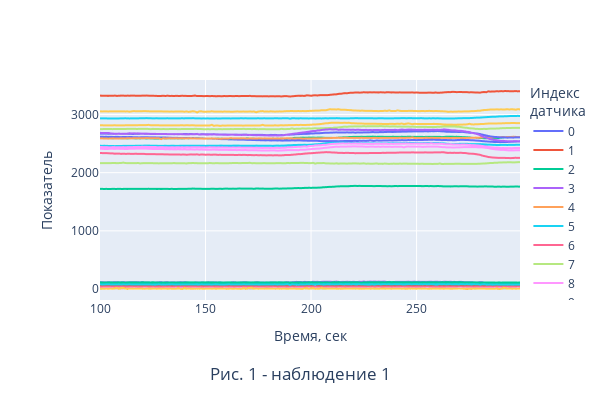

The notebook cell saved with this chart:
### Code cell
f.get_all_sensors_plot(1, [100,300], mounts=mounts, plot_counter=1)

### Figure 1 — Plotly figure (JSON) as saved in the notebook; plotly's stock layout.template omitted (floating-point values rounded to 4 significant figures; data arrays with more than 128 entries replaced by an {"elided": "..."} marker saying what was removed)
{"data": [{"hovertemplate": "variable=0<br>index=%{x}<br>value=%{y}<extra></extra>", "legendgroup": "0", "line": {"color": "#636efa", "dash": "solid"}, "marker": {"symbol": "circle"}, "mode": "lines", "name": "0", "showlegend": true, "type": "scattergl", "x": {"elided": "200 int values"}, "xaxis": "x", "y": {"elided": "200 int values"}, "yaxis": "y"}, {"hovertemplate": "variable=1<br>index=%{x}<br>value=%{y}<extra></extra>", "legendgroup": "1", "line": {"color": "#EF553B", "dash": "solid"}, "marker": {"symbol": "circle"}, "mode": "lines", "name": "1", "showlegend": true, "type": "scattergl", "x": {"elided": "200 int values"}, "xaxis": "x", "y": {"elided": "200 int values"}, "yaxis": "y"}, {"hovertemplate": "variable=2<br>index=%{x}<br>value=%{y}<extra></extra>", "legendgroup": "2", "line": {"color": "#00cc96", "dash": "solid"}, "marker": {"symbol": "circle"}, "mode": "lines", "name": "2", "showlegend": true, "type": "scattergl", "x": {"elided": "200 int values"}, "xaxis": "x", "y": {"elided": "200 int values"}, "yaxis": "y"}, {"hovertemplate": "variable=3<br>index=%{x}<br>value=%{y}<extra></extra>", "legendgroup": "3", "line": {"color": "#ab63fa", "dash": "solid"}, "marker": {"symbol": "circle"}, "mode": "lines", "name": "3", "showlegend": true, "type": "scattergl", "x": {"elided": "200 int values"}, "xaxis": "x", "y": {"elided": "200 int values"}, "yaxis": "y"}, {"hovertemplate": "variable=4<br>index=%{x}<br>value=%{y}<extra></extra>", "legendgroup": "4", "line": {"color": "#FFA15A", "dash": "solid"}, "marker": {"symbol": "circle"}, "mode": "lines", "name": "4", "showlegend": true, "type": "scattergl", "x": {"elided": "200 int values"}, "xaxis": "x", "y": {"elided": "200 int values"}, "yaxis": "y"}, {"hovertemplate": "variable=5<br>index=%{x}<br>value=%{y}<extra></extra>", "legendgroup": "5", "line": {"color": "#19d3f3", "dash": "solid"}, "marker": {"symbol": "circle"}, "mode": "lines", "name": "5", "showlegend": true, "type": "scattergl", "x": {"elided": "200 int values"}, "xaxis": "x", "y": {"elided": "200 int values"}, "yaxis": "y"}, {"hovertemplate": "variable=6<br>index=%{x}<br>value=%{y}<extra></extra>", "legendgroup": "6", "line": {"color": "#FF6692", "dash": "solid"}, "marker": {"symbol": "circle"}, "mode": "lines", "name": "6", "showlegend": true, "type": "scattergl", "x": {"elided": "200 int values"}, "xaxis": "x", "y": {"elided": "200 int values"}, "yaxis": "y"}, {"hovertemplate": "variable=7<br>index=%{x}<br>value=%{y}<extra></extra>", "legendgroup": "7", "line": {"color": "#B6E880", "dash": "solid"}, "marker": {"symbol": "circle"}, "mode": "lines", "name": "7", "showlegend": true, "type": "scattergl", "x": {"elided": "200 int values"}, "xaxis": "x", "y": {"elided": "200 int values"}, "yaxis": "y"}, {"hovertemplate": "variable=8<br>index=%{x}<br>value=%{y}<extra></extra>", "legendgroup": "8", "line": {"color": "#FF97FF", "dash": "solid"}, "marker": {"symbol": "circle"}, "mode": "lines", "name": "8", "showlegend": true, "type": "scattergl", "x": {"elided": "200 int values"}, "xaxis": "x", "y": {"elided": "200 int values"}, "yaxis": "y"}, {"hovertemplate": "variable=9<br>index=%{x}<br>value=%{y}<extra></extra>", "legendgroup": "9", "line": {"color": "#FECB52", "dash": "solid"}, "marker": {"symbol": "circle"}, "mode": "lines", "name": "9", "showlegend": true, "type": "scattergl", "x": {"elided": "200 int values"}, "xaxis": "x", "y": {"elided": "200 int values"}, "yaxis": "y"}, {"hovertemplate": "variable=10<br>index=%{x}<br>value=%{y}<extra></extra>", "legendgroup": "10", "line": {"color": "#636efa", "dash": "solid"}, "marker": {"symbol": "circle"}, "mode": "lines", "name": "10", "showlegend": true, "type": "scattergl", "x": {"elided": "200 int values"}, "xaxis": "x", "y": {"elided": "200 int values"}, "yaxis": "y"}, {"hovertemplate": "variable=11<br>index=%{x}<br>value=%{y}<extra></extra>", "legendgroup": "11", "line": {"color": "#EF553B", "dash": "solid"}, "marker": {"symbol": "circle"}, "mode": "lines", "name": "11", "showlegend": true, "type": "scattergl", "x": {"elided": "200 int values"}, "xaxis": "x", "y": {"elided": "200 int values"}, "yaxis": "y"}, {"hovertemplate": "variable=12<br>index=%{x}<br>value=%{y}<extra></extra>", "legendgroup": "12", "line": {"color": "#00cc96", "dash": "solid"}, "marker": {"symbol": "circle"}, "mode": "lines", "name": "12", "showlegend": true, "type": "scattergl", "x": {"elided": "200 int values"}, "xaxis": "x", "y": {"elided": "200 int values"}, "yaxis": "y"}, {"hovertemplate": "variable=13<br>index=%{x}<br>value=%{y}<extra></extra>", "legendgroup": "13", "line": {"color": "#ab63fa", "dash": "solid"}, "marker": {"symbol": "circle"}, "mode": "lines", "name": "13", "showlegend": true, "type": "scattergl", "x": {"elided": "200 int values"}, "xaxis": "x", "y": {"elided": "200 int values"}, "yaxis": "y"}, {"hovertemplate": "variable=14<br>index=%{x}<br>value=%{y}<extra></extra>", "legendgroup": "14", "line": {"color": "#FFA15A", "dash": "solid"}, "marker": {"symbol": "circle"}, "mode": "lines", "name": "14", "showlegend": true, "type": "scattergl", "x": {"elided": "200 int values"}, "xaxis": "x", "y": {"elided": "200 int values"}, "yaxis": "y"}, {"hovertemplate": "variable=15<br>index=%{x}<br>value=%{y}<extra></extra>", "legendgroup": "15", "line": {"color": "#19d3f3", "dash": "solid"}, "marker": {"symbol": "circle"}, "mode": "lines", "name": "15", "showlegend": true, "type": "scattergl", "x": {"elided": "200 int values"}, "xaxis": "x", "y": {"elided": "200 int values"}, "yaxis": "y"}, {"hovertemplate": "variable=16<br>index=%{x}<br>value=%{y}<extra></extra>", "legendgroup": "16", "line": {"color": "#FF6692", "dash": "solid"}, "marker": {"symbol": "circle"}, "mode": "lines", "name": "16", "showlegend": true, "type": "scattergl", "x": {"elided": "200 int values"}, "xaxis": "x", "y": {"elided": "200 int values"}, "yaxis": "y"}, {"hovertemplate": "variable=17<br>index=%{x}<br>value=%{y}<extra></extra>", "legendgroup": "17", "line": {"color": "#B6E880", "dash": "solid"}, "marker": {"symbol": "circle"}, "mode": "lines", "name": "17", "showlegend": true, "type": "scattergl", "x": {"elided": "200 int values"}, "xaxis": "x", "y": {"elided": "200 int values"}, "yaxis": "y"}, {"hovertemplate": "variable=18<br>index=%{x}<br>value=%{y}<extra></extra>", "legendgroup": "18", "line": {"color": "#FF97FF", "dash": "solid"}, "marker": {"symbol": "circle"}, "mode": "lines", "name": "18", "showlegend": true, "type": "scattergl", "x": {"elided": "200 int values"}, "xaxis": "x", "y": {"elided": "200 int values"}, "yaxis": "y"}, {"hovertemplate": "variable=19<br>index=%{x}<br>value=%{y}<extra></extra>", "legendgroup": "19", "line": {"color": "#FECB52", "dash": "solid"}, "marker": {"symbol": "circle"}, "mode": "lines", "name": "19", "showlegend": true, "type": "scattergl", "x": {"elided": "200 int values"}, "xaxis": "x", "y": {"elided": "200 int values"}, "yaxis": "y"}, {"hovertemplate": "variable=20<br>index=%{x}<br>value=%{y}<extra></extra>", "legendgroup": "20", "line": {"color": "#636efa", "dash": "solid"}, "marker": {"symbol": "circle"}, "mode": "lines", "name": "20", "showlegend": true, "type": "scattergl", "x": {"elided": "200 int values"}, "xaxis": "x", "y": {"elided": "200 int values"}, "yaxis": "y"}, {"hovertemplate": "variable=21<br>index=%{x}<br>value=%{y}<extra></extra>", "legendgroup": "21", "line": {"color": "#EF553B", "dash": "solid"}, "marker": {"symbol": "circle"}, "mode": "lines", "name": "21", "showlegend": true, "type": "scattergl", "x": {"elided": "200 int values"}, "xaxis": "x", "y": {"elided": "200 int values"}, "yaxis": "y"}, {"hovertemplate": "variable=22<br>index=%{x}<br>value=%{y}<extra></extra>", "legendgroup": "22", "line": {"color": "#00cc96", "dash": "solid"}, "marker": {"symbol": "circle"}, "mode": "lines", "name": "22", "showlegend": true, "type": "scattergl", "x": {"elided": "200 int values"}, "xaxis": "x", "y": {"elided": "200 int values"}, "yaxis": "y"}, {"hovertemplate": "variable=23<br>index=%{x}<br>value=%{y}<extra></extra>", "legendgroup": "23", "line": {"color": "#ab63fa", "dash": "solid"}, "marker": {"symbol": "circle"}, "mode": "lines", "name": "23", "showlegend": true, "type": "scattergl", "x": {"elided": "200 int values"}, "xaxis": "x", "y": {"elided": "200 int values"}, "yaxis": "y"}, {"hovertemplate": "variable=24<br>index=%{x}<br>value=%{y}<extra></extra>", "legendgroup": "24", "line": {"color": "#FFA15A", "dash": "solid"}, "marker": {"symbol": "circle"}, "mode": "lines", "name": "24", "showlegend": true, "type": "scattergl", "x": {"elided": "200 int values"}, "xaxis": "x", "y": {"elided": "200 int values"}, "yaxis": "y"}, {"hovertemplate": "variable=25<br>index=%{x}<br>value=%{y}<extra></extra>", "legendgroup": "25", "line": {"color": "#19d3f3", "dash": "solid"}, "marker": {"symbol": "circle"}, "mode": "lines", "name": "25", "showlegend": true, "type": "scattergl", "x": {"elided": "200 int values"}, "xaxis": "x", "y": {"elided": "200 int values"}, "yaxis": "y"}, {"hovertemplate": "variable=26<br>index=%{x}<br>value=%{y}<extra></extra>", "legendgroup": "26", "line": {"color": "#FF6692", "dash": "solid"}, "marker": {"symbol": "circle"}, "mode": "lines", "name": "26", "showlegend": true, "type": "scattergl", "x": {"elided": "200 int values"}, "xaxis": "x", "y": {"elided": "200 int values"}, "yaxis": "y"}, {"hovertemplate": "variable=27<br>index=%{x}<br>value=%{y}<extra></extra>", "legendgroup": "27", "line": {"color": "#B6E880", "dash": "solid"}, "marker": {"symbol": "circle"}, "mode": "lines", "name": "27", "showlegend": true, "type": "scattergl", "x": {"elided": "200 int values"}, "xaxis": "x", "y": {"elided": "200 int values"}, "yaxis": "y"}, {"hovertemplate": "variable=28<br>index=%{x}<br>value=%{y}<extra></extra>", "legendgroup": "28", "line": {"color": "#FF97FF", "dash": "solid"}, "marker": {"symbol": "circle"}, "mode": "lines", "name": "28", "showlegend": true, "type": "scattergl", "x": {"elided": "200 int values"}, "xaxis": "x", "y": {"elided": "200 int values"}, "yaxis": "y"}, {"hovertemplate": "variable=29<br>index=%{x}<br>value=%{y}<extra></extra>", "legendgroup": "29", "line": {"color": "#FECB52", "dash": "solid"}, "marker": {"symbol": "circle"}, "mode": "lines", "name": "29", "showlegend": true, "type": "scattergl", "x": {"elided": "200 int values"}, "xaxis": "x", "y": {"elided": "200 int values"}, "yaxis": "y"}, {"hovertemplate": "variable=30<br>index=%{x}<br>value=%{y}<extra></extra>", "legendgroup": "30", "line": {"color": "#636efa", "dash": "solid"}, "marker": {"symbol": "circle"}, "mode": "lines", "name": "30", "showlegend": true, "type": "scattergl", "x": {"elided": "200 int values"}, "xaxis": "x", "y": {"elided": "200 int values"}, "yaxis": "y"}, {"hovertemplate": "variable=31<br>index=%{x}<br>value=%{y}<extra></extra>", "legendgroup": "31", "line": {"color": "#EF553B", "dash": "solid"}, "marker": {"symbol": "circle"}, "mode": "lines", "name": "31", "showlegend": true, "type": "scattergl", "x": {"elided": "200 int values"}, "xaxis": "x", "y": {"elided": "200 int values"}, "yaxis": "y"}, {"hovertemplate": "variable=32<br>index=%{x}<br>value=%{y}<extra></extra>", "legendgroup": "32", "line": {"color": "#00cc96", "dash": "solid"}, "marker": {"symbol": "circle"}, "mode": "lines", "name": "32", "showlegend": true, "type": "scattergl", "x": {"elided": "200 int values"}, "xaxis": "x", "y": {"elided": "200 int values"}, "yaxis": "y"}, {"hovertemplate": "variable=33<br>index=%{x}<br>value=%{y}<extra></extra>", "legendgroup": "33", "line": {"color": "#ab63fa", "dash": "solid"}, "marker": {"symbol": "circle"}, "mode": "lines", "name": "33", "showlegend": true, "type": "scattergl", "x": {"elided": "200 int values"}, "xaxis": "x", "y": {"elided": "200 int values"}, "yaxis": "y"}, {"hovertemplate": "variable=34<br>index=%{x}<br>value=%{y}<extra></extra>", "legendgroup": "34", "line": {"color": "#FFA15A", "dash": "solid"}, "marker": {"symbol": "circle"}, "mode": "lines", "name": "34", "showlegend": true, "type": "scattergl", "x": {"elided": "200 int values"}, "xaxis": "x", "y": {"elided": "200 int values"}, "yaxis": "y"}, {"hovertemplate": "variable=35<br>index=%{x}<br>value=%{y}<extra></extra>", "legendgroup": "35", "line": {"color": "#19d3f3", "dash": "solid"}, "marker": {"symbol": "circle"}, "mode": "lines", "name": "35", "showlegend": true, "type": "scattergl", "x": {"elided": "200 int values"}, "xaxis": "x", "y": {"elided": "200 int values"}, "yaxis": "y"}, {"hovertemplate": "variable=36<br>index=%{x}<br>value=%{y}<extra></extra>", "legendgroup": "36", "line": {"color": "#FF6692", "dash": "solid"}, "marker": {"symbol": "circle"}, "mode": "lines", "name": "36", "showlegend": true, "type": "scattergl", "x": {"elided": "200 int values"}, "xaxis": "x", "y": {"elided": "200 int values"}, "yaxis": "y"}, {"hovertemplate": "variable=37<br>index=%{x}<br>value=%{y}<extra></extra>", "legendgroup": "37", "line": {"color": "#B6E880", "dash": "solid"}, "marker": {"symbol": "circle"}, "mode": "lines", "name": "37", "showlegend": true, "type": "scattergl", "x": {"elided": "200 int values"}, "xaxis": "x", "y": {"elided": "200 int values"}, "yaxis": "y"}, {"hovertemplate": "variable=38<br>index=%{x}<br>value=%{y}<extra></extra>", "legendgroup": "38", "line": {"color": "#FF97FF", "dash": "solid"}, "marker": {"symbol": "circle"}, "mode": "lines", "name": "38", "showlegend": true, "type": "scattergl", "x": {"elided": "200 int values"}, "xaxis": "x", "y": {"elided": "200 int values"}, "yaxis": "y"}, {"hovertemplate": "variable=39<br>index=%{x}<br>value=%{y}<extra></extra>", "legendgroup": "39", "line": {"color": "#FECB52", "dash": "solid"}, "marker": {"symbol": "circle"}, "mode": "lines", "name": "39", "showlegend": true, "type": "scattergl", "x": {"elided": "200 int values"}, "xaxis": "x", "y": {"elided": "200 int values"}, "yaxis": "y"}, {"hovertemplate": "variable=40<br>index=%{x}<br>value=%{y}<extra></extra>", "legendgroup": "40", "line": {"color": "#636efa", "dash": "solid"}, "marker": {"symbol": "circle"}, "mode": "lines", "name": "40", "showlegend": true, "type": "scattergl", "x": {"elided": "200 int values"}, "xaxis": "x", "y": {"elided": "200 int values"}, "yaxis": "y"}, {"hovertemplate": "variable=41<br>index=%{x}<br>value=%{y}<extra></extra>", "legendgroup": "41", "line": {"color": "#EF553B", "dash": "solid"}, "marker": {"symbol": "circle"}, "mode": "lines", "name": "41", "showlegend": true, "type": "scattergl", "x": {"elided": "200 int values"}, "xaxis": "x", "y": {"elided": "200 int values"}, "yaxis": "y"}, {"hovertemplate": "variable=42<br>index=%{x}<br>value=%{y}<extra></extra>", "legendgroup": "42", "line": {"color": "#00cc96", "dash": "solid"}, "marker": {"symbol": "circle"}, "mode": "lines", "name": "42", "showlegend": true, "type": "scattergl", "x": {"elided": "200 int values"}, "xaxis": "x", "y": {"elided": "200 int values"}, "yaxis": "y"}, {"hovertemplate": "variable=43<br>index=%{x}<br>value=%{y}<extra></extra>", "legendgroup": "43", "line": {"color": "#ab63fa", "dash": "solid"}, "marker": {"symbol": "circle"}, "mode": "lines", "name": "43", "showlegend": true, "type": "scattergl", "x": {"elided": "200 int values"}, "xaxis": "x", "y": {"elided": "200 int values"}, "yaxis": "y"}, {"hovertemplate": "variable=44<br>index=%{x}<br>value=%{y}<extra></extra>", "legendgroup": "44", "line": {"color": "#FFA15A", "dash": "solid"}, "marker": {"symbol": "circle"}, "mode": "lines", "name": "44", "showlegend": true, "type": "scattergl", "x": {"elided": "200 int values"}, "xaxis": "x", "y": {"elided": "200 int values"}, "yaxis": "y"}, {"hovertemplate": "variable=45<br>index=%{x}<br>value=%{y}<extra></extra>", "legendgroup": "45", "line": {"color": "#19d3f3", "dash": "solid"}, "marker": {"symbol": "circle"}, "mode": "lines", "name": "45", "showlegend": true, "type": "scattergl", "x": {"elided": "200 int values"}, "xaxis": "x", "y": {"elided": "200 int values"}, "yaxis": "y"}, {"hovertemplate": "variable=46<br>index=%{x}<br>value=%{y}<extra></extra>", "legendgroup": "46", "line": {"color": "#FF6692", "dash": "solid"}, "marker": {"symbol": "circle"}, "mode": "lines", "name": "46", "showlegend": true, "type": "scattergl", "x": {"elided": "200 int values"}, "xaxis": "x", "y": {"elided": "200 int values"}, "yaxis": "y"}, {"hovertemplate": "variable=47<br>index=%{x}<br>value=%{y}<extra></extra>", "legendgroup": "47", "line": {"color": "#B6E880", "dash": "solid"}, "marker": {"symbol": "circle"}, "mode": "lines", "name": "47", "showlegend": true, "type": "scattergl", "x": {"elided": "200 int values"}, "xaxis": "x", "y": {"elided": "200 int values"}, "yaxis": "y"}, {"hovertemplate": "variable=48<br>index=%{x}<br>value=%{y}<extra></extra>", "legendgroup": "48", "line": {"color": "#FF97FF", "dash": "solid"}, "marker": {"symbol": "circle"}, "mode": "lines", "name": "48", "showlegend": true, "type": "scattergl", "x": {"elided": "200 int values"}, "xaxis": "x", "y": {"elided": "200 int values"}, "yaxis": "y"}, {"hovertemplate": "variable=49<br>index=%{x}<br>value=%{y}<extra></extra>", "legendgroup": "49", "line": {"color": "#FECB52", "dash": "solid"}, "marker": {"symbol": "circle"}, "mode": "lines", "name": "49", "showlegend": true, "type": "scattergl", "x": {"elided": "200 int values"}, "xaxis": "x", "y": {"elided": "200 int values"}, "yaxis": "y"}], "layout": {"height": 400, "legend": {"title": {"text": "Индекс <br>датчика"}, "tracegroupgap": 0}, "margin": {"b": 100, "l": 100, "r": 60, "t": 80}, "title": {"text": "Рис. 1 - наблюдение 1", "x": 0.5, "xanchor": "center", "y": 0.05}, "width": 600, "xaxis": {"anchor": "y", "domain": [0, 1], "title": {"text": "Время, сек"}}, "yaxis": {"anchor": "x", "domain": [0, 1], "title": {"text": "Показатель"}}}}
